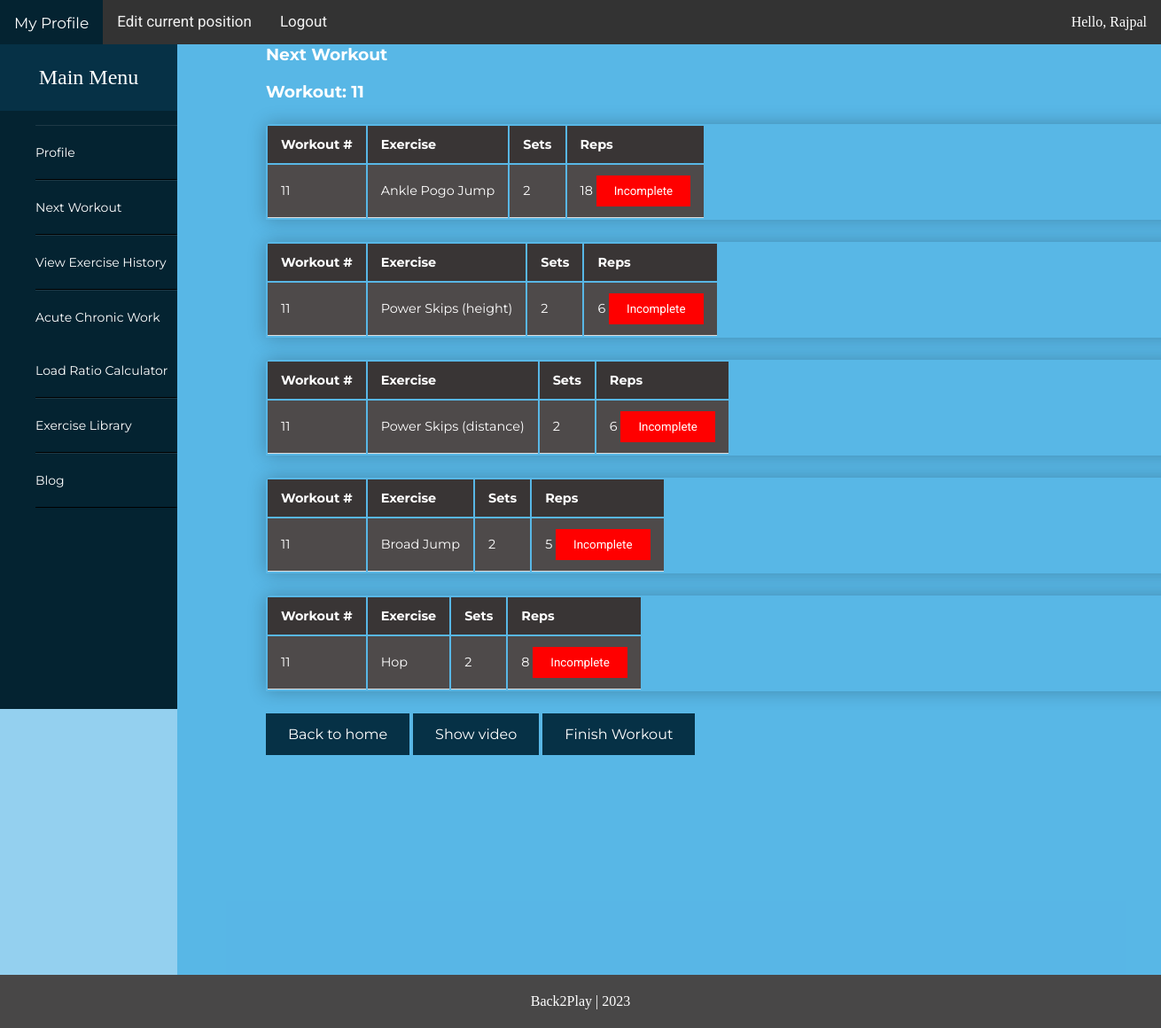
Screenshot of /workout/ (signed in) with the database file from the repository.
### account/models.py (models this page shows, shortened)
class Account(AbstractBaseUser): #extends AbstractBaseUser class
    email                   = models.EmailField(verbose_name="email", max_length=60, unique=True) #can only have one user with that email
    username                = models.CharField(max_length=30, unique=True)
    date_joined             = models.DateTimeField(verbose_name='date joined', auto_now_add=True) #automatically adds current datetime
    last_login              = models.DateTimeField(verbose_name='last login', auto_now=True)
    is_admin                = models.BooleanField(default=False)     #all of these fields are required for a custom user model
    is_active               = models.BooleanField(default=True)      #set to true as user is active
    is_staff                = models.BooleanField(default=False)     #other defaults set to false as user is regular user
    is_superuser            = models.BooleanField(default=False)
    USERNAME_FIELD = 'email'    #what we want the user to log in with
    REQUIRED_FIELDS = ['username'] #required field for registration other than username
    objects = MyAccountManager()            #references account manager above

class Profile(models.Model):
    user = models.OneToOneField(Account, null=True, on_delete=models.CASCADE) #one to one associated with Account model
    position = models.IntegerField(default=1)                                  #default set to one so user initialised

### workoutsessions/models.py (models this page shows, shortened)
class WorkoutSession(models.Model):
    workout_num = models.IntegerField()
    exercise_name = models.CharField(max_length=100)
    sets = models.IntegerField()
    reps = models.IntegerField()

### workoutsessions/views.py (the view)
# urls.py: path('workout/', workout_sessions, name="workout"),
def workout_sessions(request):
    if not request.user.is_authenticated:
        return redirect("login")
    workout_sessions = WorkoutSession.objects.all()
    context = {
        'workout_sessions': workout_sessions
    }
    profile = request.user.profile
    position = profile.position
    if position > 12:
        return render(request, 'finished.html', context)
    return render(request, 'workout.html', context)

### templates/workout.html (shortened to what this page needs)
{% extends 'base.html' %}
{% load static %}
{% block content %}
{% if request.user.is_authenticated %}
<div class="container">
<div class="row">
<div class="everything">
<h3 class="h3">Next Workout</h3>
<h3 class="h3">Workout: {{ user.profile.position }}</h3>
    {% for session in workout_sessions %}
                {% if user.profile.position == session.workout_num %}
                <div class="table-content">
                    <table>
                      <thead>
                        <tr>
                          <th>Workout #</th>
                          <th>Exercise</th>
                          <th>Sets</th>
                          <th>Reps</th>
                        </tr>
                        </thead>
                        <tbody>
                        <tr>
                          <td>{{ session.workout_num }}</td>
                          <td>{{ session.exercise_name }}</td>
                          <td>{{ session.sets }}</td>
                          <td>{{ session.reps }}
                            <button class="progress-button" onclick="changeColor(this)">Incomplete</button>
                          </td>
                        </tr>
                      </tbody>
                      </table>
                      </div>
                {% endif %}
    {% endfor %}
    <form method="post">
        <a class="home-button" href="{% url 'home' %}">Back to home</a>
        <a class="vid-button" href="{% url 'workoutvid' %}">Show video</a>
        <a class="finish-button" href="{% url 'workoutsuccess' %}">Finish Workout</a>
    </form>
    <br>
    <br>
    <br>
    <br>
    {% endif %}
</div>
<br>
</div>
<br>
</div>
<br>
<br>
<br>
<br>
<br>
<br>
<br>
<br>
<br>
<br>
{% endblock content %}

### templates/base.html (shortened to what this page needs)
<!DOCTYPE html>
<html lang="en">
<head>
</head>
<body>
  <div class='container'>
    <div class="sidebar">
      <header>Main Menu</header>
        <ul>
            <li> <a href="{% url 'account' %}" > Profile </a> </li>
            <li> <a href="{% url 'workout' %}"> Next Workout</a> </li>
            <li> <a href="{% url 'workouthistory' %}"> View Exercise History</a> </li>
            <li> <a href="{% url 'acwrcalc' %}"> Acute Chronic Work Load Ratio Calculator</a> </li>
            <li> <a href="{% url 'library' %}"> Exercise Library </a> </li>
            <li> <a href="{% url 'bloghome' %}"> Blog </a> </li>
        </ul>
    </div>
    <div class="topbar">
      {% if request.user.is_authenticated %}
        <a class="active" href="{% url 'home' %}">My Profile</a>
        <a href="{% url 'changeposition' %}">Edit current position</a>
        <a href="{% url 'logout' %}">Logout</a>
        <div class="username">Hello, {{request.user.username}}</div>
      {% else %}
        <a class="active" href="{% url 'home' %}">Home</a>
        <a href="{% url 'login' %}">Login</a>
        <a href="{% url 'register' %}">Register</a>
      {% endif %}
    </div>
    <div class="scrollable-content">
      {% block content %}
      {% endblock content %}
    </div>
</body>
<footer>
  <div class="footer">
    <p>Back2Play | 2023</p>
  </div>
</footer>
</html>

### templates/base.html (style rules this page uses)
body { margin:0; box-sizing: border-box; background-color:#0a95db6f; padding: 0; }
.container { --topbar-height:50px; --sidebar-width:200px; color:white; }
.sidebar { position:fixed; top: var(--topbar-height); width: var(--sidebar-width); height: calc(100vh - var(--topbar-height)); background-color: #042331; overflow-y: auto; }
.sidebar header { font-size: 24px; color: white; text-align: center; line-height: 75px; background: #063146; user-select: none; }
.sidebar ul a { list-style-type: none; list-style: none; text-decoration: none; display: block; height: 100%; width: 100%; line-height: 60px; font-size: 14px; color: white; padding-left: 0px; padding-right: 2px; box-sizing: border-box; border-top: 1px solid rgba(255, 255, 255, .1); border-bottom: 1px solid black; transition: .4s; font-family: 'Montserrat', sans-serif; }
.sidebar ul { list-style-type: none; list-style: none; text-decoration: none; }
.topbar { position:fixed; top:0; width:100%; height: var(--topbar-height); background-color: #333; }
.scrollable-content { margin-top: var(--topbar-height); margin-left: var(--sidebar-width); background-color:#0a95db6f; }
.topbar { overflow: hidden; }
.topbar a { float: left; color: #f2f2f2; text-align: center; padding: 14px 16px; text-decoration: none; font-size: 17px; font-family: 'Roboto', sans-serif; }
.topbar a.active { background-color: #042331; color: white; display: inline-block; padding: 16px; }
.username { position: absolute; right: 16px; top: 0; line-height: var(--topbar-height); color: white; }
.footer { position: fixed; bottom: 0; width: 100%; text-align: center; background-color: #484747; padding: 5px 0; color: white; }

### templates/workout.html (style rules this page uses)
.everything { margin-bottom: 20px; margin-left: 100px; width: 100%; padding:0px; }
.progress-button { padding: 10px 20px; background-color: red; color: white; border: none; cursor: pointer; transition: background-color 0.5s ease; font-family: 'Roboto', sans-serif; }
.table-content { border-collapse: collapse; margin: 25px 0; font-size: 0.9em; min-width: 400px; border-radius: 5px 5px 0 0; overflow: hidden; box-shadow: 0 0 20px rgba(0, 0, 0, 0.25); }
.table-content thead tr { background-color: #393535; text-align: left; font-family: 'Montserrat', sans-serif; }
.table-content th, .table-content td { padding: 12px 15px; font-family: 'Montserrat', sans-serif; }
.table-content tbody tr td { border-bottom: 1px solid #dddddd; }
.table-content tbody tr:nth-of-type(odd) { background-color: #4e4a4a; }
.h3 { font-family: 'Montserrat', sans-serif; }
.home-button { background-color: #063146; color: white; padding: 14px 25px; text-align: center; text-decoration: none; display: inline-block; font-family: 'Montserrat', sans-serif; }
.vid-button { background-color: #063146; color: white; padding: 14px 25px; text-align: center; text-decoration: none; display: inline-block; font-family: 'Montserrat', sans-serif; }
.finish-button { background-color: #063146; color: white; padding: 14px 25px; text-align: center; text-decoration: none; display: inline-block; font-family: 'Montserrat', sans-serif; }

### rows the page displays
Account: user.username "Rajpal", profile.position "11"
WorkoutSession: workout_num "11", exercise_name "Ankle Pogo Jump", sets "2", reps "18"
WorkoutSession: workout_num "11", exercise_name "Power Skips (height)", sets "2", reps "6"
WorkoutSession: workout_num "11", exercise_name "Power Skips (distance)", sets "2", reps "6"
WorkoutSession: workout_num "11", exercise_name "Broad Jump", sets "2", reps "5"
WorkoutSession: workout_num "11", exercise_name "Hop", sets "2", reps "8"
